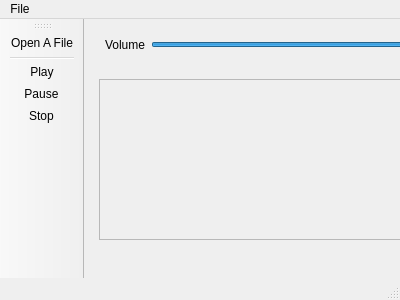
<?xml version="1.0" encoding="UTF-8"?>
<ui version="4.0">
 <class>MainWindow</class>
 <widget class="QMainWindow" name="MainWindow">
  <property name="geometry">
   <rect>
    <x>0</x>
    <y>0</y>
    <width>400</width>
    <height>300</height>
   </rect>
  </property>
  <property name="windowTitle">
   <string>MainWindow</string>
  </property>
  <widget class="QWidget" name="centralWidget">
   <widget class="QListWidget" name="listWidget">
    <property name="enabled">
     <bool>false</bool>
    </property>
    <property name="geometry">
     <rect>
      <x>15</x>
      <y>60</y>
      <width>331</width>
      <height>161</height>
     </rect>
    </property>
   </widget>
   <widget class="QWidget" name="layoutWidget">
    <property name="geometry">
     <rect>
      <x>10</x>
      <y>10</y>
      <width>341</width>
      <height>31</height>
     </rect>
    </property>
    <layout class="QHBoxLayout" name="horizontalLayout">
     <item>
      <widget class="QLabel" name="label">
       <property name="text">
        <string>Volume</string>
       </property>
      </widget>
     </item>
     <item>
      <widget class="QSlider" name="sliderVolume">
       <property name="value">
        <number>99</number>
       </property>
       <property name="orientation">
        <enum>Qt::Horizontal</enum>
       </property>
      </widget>
     </item>
    </layout>
   </widget>
  </widget>
  <widget class="QMenuBar" name="menuBar">
   <property name="geometry">
    <rect>
     <x>0</x>
     <y>0</y>
     <width>400</width>
     <height>21</height>
    </rect>
   </property>
   <widget class="QMenu" name="menuFile">
    <property name="title">
     <string>File</string>
    </property>
    <addaction name="actionOpen_A_File"/>
   </widget>
   <addaction name="menuFile"/>
  </widget>
  <widget class="QToolBar" name="mainToolBar">
   <attribute name="toolBarArea">
    <enum>LeftToolBarArea</enum>
   </attribute>
   <attribute name="toolBarBreak">
    <bool>false</bool>
   </attribute>
   <addaction name="actionOpen_A_File"/>
   <addaction name="separator"/>
   <addaction name="actionPlay"/>
   <addaction name="actionPause"/>
   <addaction name="actionStop"/>
  </widget>
  <widget class="QStatusBar" name="statusBar"/>
  <action name="actionOpen_A_File">
   <property name="icon">
    <iconset resource="resources.qrc">
     <normaloff>:/images/icons/folder_page_white.png</normaloff>:/images/icons/folder_page_white.png</iconset>
   </property>
   <property name="text">
    <string>Open A File</string>
   </property>
  </action>
  <action name="actionPlay">
   <property name="icon">
    <iconset resource="resources.qrc">
     <normaloff>:/images/icons/control_play.png</normaloff>:/images/icons/control_play.png</iconset>
   </property>
   <property name="text">
    <string>Play</string>
   </property>
  </action>
  <action name="actionPause">
   <property name="icon">
    <iconset resource="resources.qrc">
     <normaloff>:/images/icons/control_pause.png</normaloff>:/images/icons/control_pause.png</iconset>
   </property>
   <property name="text">
    <string>Pause</string>
   </property>
  </action>
  <action name="actionStop">
   <property name="icon">
    <iconset resource="resources.qrc">
     <normaloff>:/images/icons/control_stop.png</normaloff>:/images/icons/control_stop.png</iconset>
   </property>
   <property name="text">
    <string>Stop</string>
   </property>
  </action>
 </widget>
 <layoutdefault spacing="6" margin="11"/>
 <resources>
  <include location="resources.qrc"/>
 </resources>
 <connections/>
</ui>
